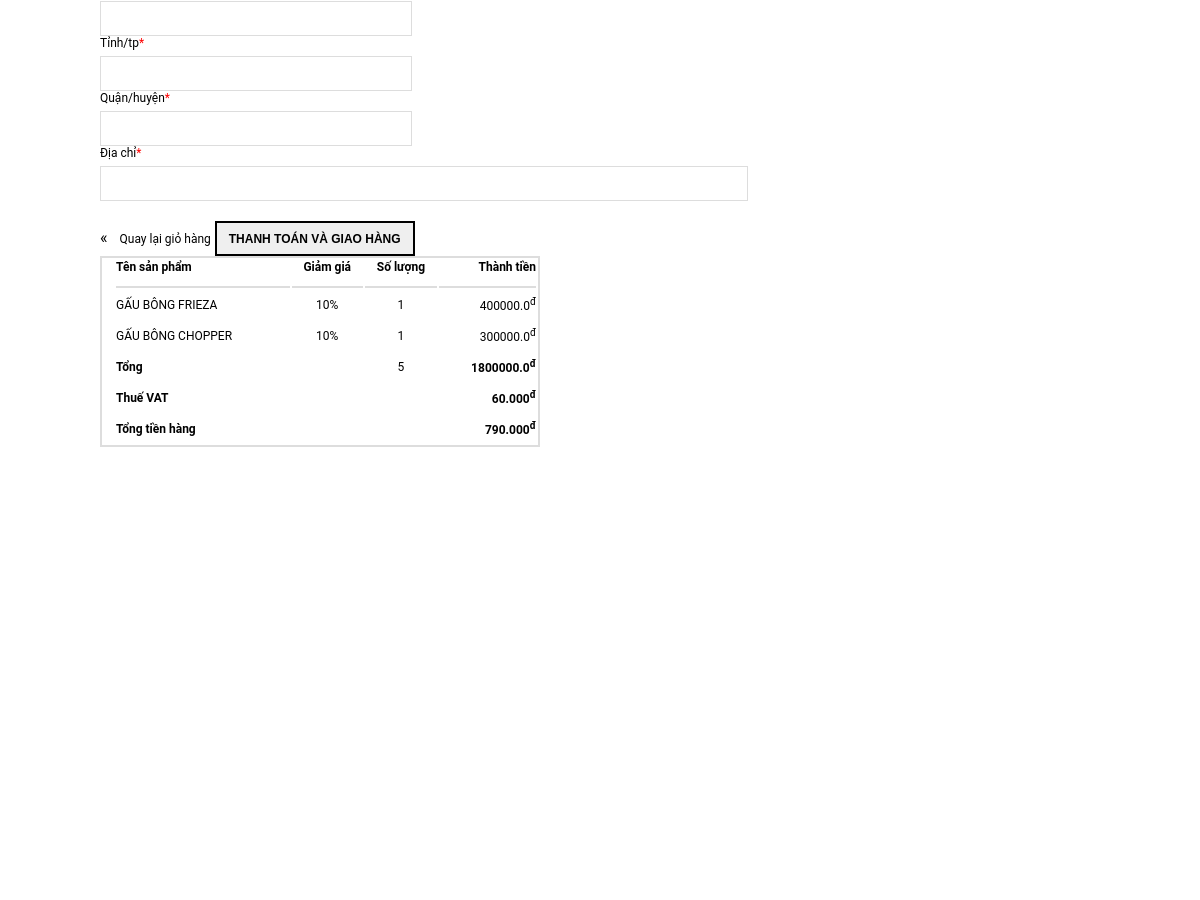
The app's page /delivery/ (signed in, middle part), older data.
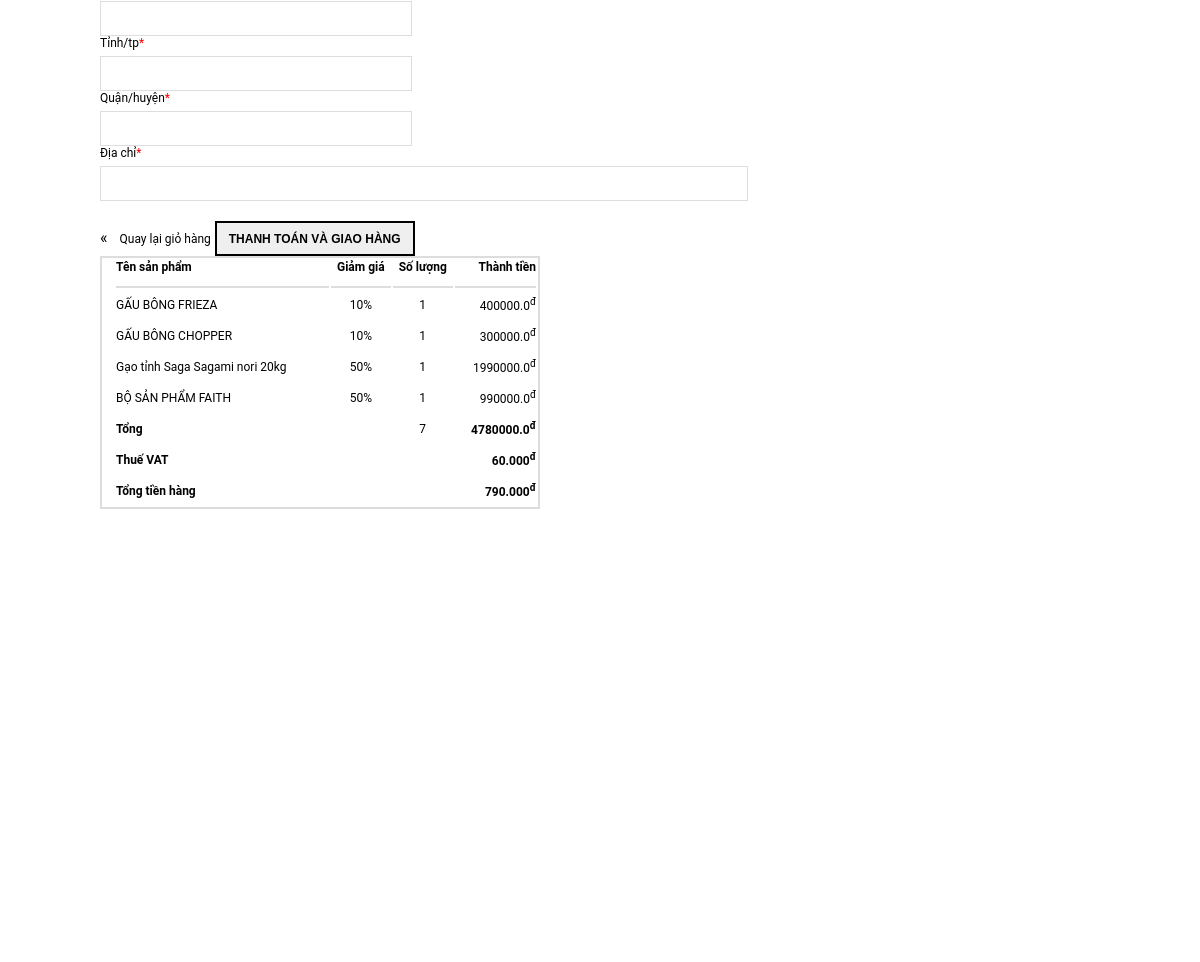
The same page, newer data.
### my_app/models.py (models this page shows, shortened)
class OrderItem(models.Model):
    product = models.ForeignKey(Product, on_delete=models.SET_NULL,blank=True,null=True)
    order = models.ForeignKey(Order, on_delete=models.SET_NULL, blank=True, null=True)
    quantity = models.IntegerField(default=0,null=True,blank=True)
    date_added = models.DateTimeField(auto_now_add=True)
    @property
    def get_total(self):
        total = self.product.price * self.quantity
        return total

class Product(models.Model):
    ID = models.IntegerField(primary_key=True)
    name = models.CharField(max_length=200, null=True)
    price = models.FloatField()
    categy = models.CharField(max_length=200,null=True)
    sell = models.IntegerField()
    image = models.ImageField(null=True,blank=True)
    sale = models.IntegerField(null=True)

class Order(models.Model):
    customer = models.ForeignKey(Customer, on_delete=models.SET_NULL,blank=True,null=True)
    date_order = models.DateTimeField(auto_now_add=True)
    complete = models.BooleanField(default = False,null=True,blank=False)
    transaction_id = models.CharField(max_length=200,null=True)
    @property
    def get_cart_item(self):
        orderitems = self.orderitem_set.all()
        total = sum([item.quantity for item in orderitems])
        return total
    @property
    def get_cart_total(self):
        orderitems = self.orderitem_set.all()
        total = sum([item.get_total for item in orderitems])
        return total

### my_app/views.py (the view)
# urls.py: path('delivery/',views.delivery, name='delivery'),
def delivery(request):
    if request.user.is_authenticated:
        customer = request.user.customer
        order, created = Order.objects.get_or_create(customer=customer, complete=False)
        items = order.orderitem_set.all()
    else:
        items = []
        order = {'get_cart_item': 0, 'get_cart_total': 0}
    context = {'items': items, 'order': order}
    return render(request, 'html/delivery.html', context)

### my_app/templates/html/delivery.html (shortened to what this page needs)
{% extends 'html/base.html' %}
{% load static %}
{% block delivery_content %}
<head>
    <link rel="stylesheet" href="{% static 'assets/delivery.css' %}">
</head>
<section class="delivery-cart">
    <div class="container">
        <div class="delivery-content row">
            <div class="delivery-content-left">
                <div class="delivery-content-left-input-top row">
                    <div class="delivery-content-left-input-top-item">
                        <input type="text">
                    </div>
                    <div class="delivery-content-left-input-top-item">
                        <label >Tỉnh/tp<span style="color:red">*</span></label>
                        <input type="text">
                    </div>
                    <div class="delivery-content-left-input-top-item">
                        <label >Quận/huyện<span style="color:red">*</span></label>
                        <input type="text">
                    </div>
                </div>
                <div class="delivery-content-left-input-bottom">
                    <label >Địa chỉ<span style="color:red">*</span></label>
                    <input type="text">
                </div>
                <div class="delivery-content-left-button row">
                    <a><span>&#171;</span><p>Quay lại giỏ hàng</p></a>
                    <button><p style="font-weight: bold;">THANH TOÁN VÀ GIAO HÀNG</p></button>
                </div>
            </div>
            <div class="delivery-content-right">
                <table>
                    <tr>
                        <th>Tên sản phẩm</th>
                        <th>Giảm giá</th>
                        <th>Số lượng</th>
                        <th>Thành tiền</th>
                    </tr>
                    {% for item in items %}
                    <tr>
                        <td>{{item.product.name}}</td>
                        <td>{{item.product.sale}}%</td>
                        <td>1</td>
                        <td><p>{{item.product.price}}<sup>đ</sup></p></td>
                    </tr>
                    {% endfor %}
                    <tr>
                        <td style="font-weight: bold;" colspan="2">Tổng</td>
                        <td>{{order.get_cart_item}}</td>
                        <td style="font-weight: bold;"><p>{{order.get_cart_total}}<sup>đ</sup></p></td>
                    </tr>
                    <tr>
                        <td style="font-weight: bold;" colspan="3">Thuế VAT</td>
                        <td style="font-weight: bold;"><p>60.000<sup>đ</sup></p></td>
                    </tr>
                    <tr>
                        <td style="font-weight: bold;" colspan="3">Tổng tiền hàng</td>
                        <td style="font-weight: bold;"><p>790.000<sup>đ</sup></p></td>
                    </tr>
                </table>
            </div>
        </div>
    </div>
</section>
{% endblock delivery_content %}

### my_app/templates/html/base.html (shortened to what this page needs)
{% load static %}
<!DOCTYPE html>
<html lang="vi">
<head>
   <link rel="stylesheet" href="{% static 'assets/style.css' %}">
   <link rel="stylesheet" href="{% static 'assets/fontawesome-free-6.2.0-web/css/all.min.css' %}">
</head>
<body>
   {% block delivery_content %}
   {% endblock delivery_content %}
</body>
</html>

### my_app/static/assets/style.css (style rules this page uses)
* { margin: 0; padding: 0; box-sizing: border-box; }
body { font-family: roboto; }

### my_app/static/assets/delivery.css (style rules this page uses)
.delivery-cart { padding: 100px 0; margin-left:100px; }
.delivery-content-left { width: 60%; padding-right: 12px; }
.delivery-content-left p { font-family: var(--main-text-font); font-size: 12px; }
.delivery-content-left label { font-family: var(--main-text-font); font-size: 12px; margin-bottom: 6px; display: block; }
.delivery-content-left-input-top { justify-content: space-between; }
.delivery-content-left-input-top-item { width: calc(50% - 12px); }
.delivery-content-left-input-top-item input { width: 100%; height: 35px; border: 1px solid #dddddd; padding-left: 6px; }
.delivery-content-left-input-bottom input { width: 100%; height: 35px; border: 1px solid #dddddd; padding-left: 6px; }
.delivery-content-left-button p { display: inline-block; font-family: var(--main-text-font); font-size: 12px; }
.delivery-content-left-button span { margin-right: 12px; }
.delivery-content-left-button { justify-content: space-between; padding-top: 20px; }
.delivery-content-left-button button { height: 35px; border: 2px solid black; padding: 6px 12px; cursor: pointer; transition: all 0.5s ease; }
.delivery-content-right { width: 40%; padding-left: 12px; border: 2px solid #dddddd; height: auto; }
.delivery-content-right table { width: 100%; font-family: var(--main-text-font); font-size: 12px; text-align: center; }
.delivery-content-right table tr th:first-child { text-align: left; }
.delivery-content-right table tr th { padding-bottom: 12px; border-bottom: 2px solid #dddddd; }
.delivery-content-right table tr th:last-child { text-align: right; }
.delivery-content-right table tr td { padding: 6px 0; }
.delivery-content-right table tr:nth-child(4) { border-top:2px solid #dddddd; }
.delivery-content-right table tr td:last-child { text-align: right; }
.delivery-content-right table tr td:first-child { text-align: left; }

Row changes from the older to the newer data that the page shows:
added OrderItem: product.name "Gạo tỉnh Saga Sagami nori 20kg", product.sale "50", product.price "1990000.0"
added OrderItem: product.name "BỘ SẢN PHẨM FAITH", product.sale "50", product.price "990000.0"
computed for Order: get_cart_item "5" → "7"; get_cart_total "1800000.0" → "4780000.0"
